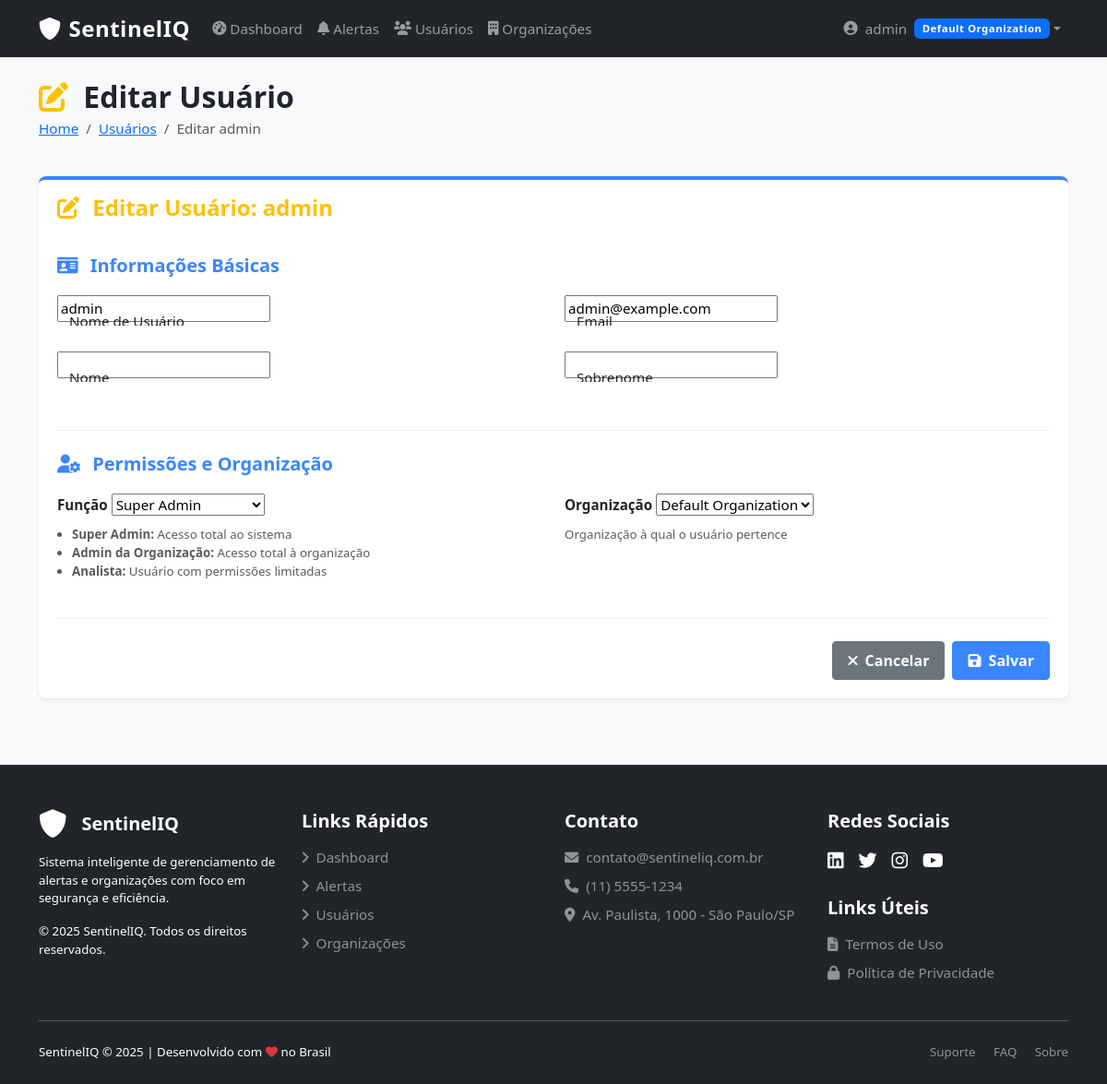
The page /users/1/update/ (signed in) on the database its author committed.
### accounts/models.py (models this page shows, shortened)
class User(AbstractUser):
    SUPERADMIN = 'superadmin'
    ORG_ADMIN = 'org_admin'
    ANALYST = 'analyst'
    ROLE_CHOICES = [
        (SUPERADMIN, 'Super Admin'),
        (ORG_ADMIN, 'Organization Admin'),
        (ANALYST, 'Analyst'),
    ]
    role = models.CharField(
        _('Role'),
        max_length=20,
        choices=ROLE_CHOICES,
        default=ANALYST,
    )
    organization = models.ForeignKey(
        'organizations.Organization',
        on_delete=models.CASCADE,
        related_name='users',
        null=True,
        blank=True,
    )
    groups = models.ManyToManyField(
        Group,
        verbose_name=_('groups'),
        blank=True,
        help_text=_(
            'The groups this user belongs to. A user will get all permissions '
            'granted to each of their groups.'
        ),
        related_name="custom_user_set",
        related_query_name="user",
    )
    user_permissions = models.ManyToManyField(
        Permission,
        verbose_name=_('user permissions'),
        blank=True,
        help_text=_('Specific permissions for this user.'),
        related_name="custom_user_set",
        related_query_name="user",
    )
    def is_superadmin(self):
        return self.role == self.SUPERADMIN
    def is_org_admin(self):
        return self.role == self.ORG_ADMIN
    class Meta:
        verbose_name = _('user')
        verbose_name_plural = _('users')

### organizations/models.py (models this page shows)
class Organization(models.Model):
    name = models.CharField(_('Name'), max_length=255)
    slug = models.SlugField(_('Slug'), unique=True)
    description = models.TextField(_('Description'), blank=True, null=True)
    is_active = models.BooleanField(_('Active'), default=True)
    created_at = models.DateTimeField(_('Created at'), auto_now_add=True)
    updated_at = models.DateTimeField(_('Updated at'), auto_now=True)
    def __str__(self):
        return self.name
    class Meta:
        verbose_name = _('Organization')
        verbose_name_plural = _('Organizations')
        ordering = ['name']

### accounts/views.py (the view, shortened to what this page needs)
# urls.py: path('users/<int:pk>/update/', UserUpdateView.as_view(), name='user_update'),
class UserUpdateView(LoginRequiredMixin, OrgAdminRequiredMixin, UpdateView):
    model = User
    form_class = CustomUserChangeForm
    template_name = 'accounts/user_form.html'
    success_url = reverse_lazy('user_list')
    def get_queryset(self):
        if self.request.user.is_superadmin():
            return User.objects.all()
        else:
            return User.objects.filter(organization=self.request.user.organization)
    def get_form(self, form_class=None):
        form = super().get_form(form_class)
        return form

### templates/accounts/user_form.html (shortened to what this page needs)
{% extends "base.html" %}
{% load static %}
{% block content %}
<div class="d-sm-flex align-items-center justify-content-between mb-4">
    <div>
        <h2 class="mb-1">
            <i class="fas fa-{% if form.instance.id %}edit text-warning{% else %}user-plus text-primary{% endif %} me-2"></i>
            {% if form.instance.id %}
                Editar Usuário
            {% else %}
                Novo Usuário
            {% endif %}
        </h2>
        <nav aria-label="breadcrumb">
            <ol class="breadcrumb">
                <li class="breadcrumb-item"><a href="{% url 'dashboard' %}">Home</a></li>
                <li class="breadcrumb-item"><a href="{% url 'user_list' %}">Usuários</a></li>
                <li class="breadcrumb-item active">
                    {% if form.instance.id %}
                        Editar {{ form.instance.username }}
                    {% else %}
                        Novo Usuário
                    {% endif %}
                </li>
            </ol>
        </nav>
    </div>
</div>
<div class="card shadow-sm form-card">
    <div class="card-header bg-white">
        <h4 class="mb-0">
            {% if form.instance.id %}
                <span class="text-warning">
                    <i class="fas fa-edit me-2"></i> Editar Usuário: {{ form.instance.username }}
                </span>
            {% else %}
                <span class="text-primary">
                    <i class="fas fa-user-plus me-2"></i> Novo Usuário
                </span>
            {% endif %}
        </h4>
    </div>
    <div class="card-body">
        <form method="post" class="needs-validation" novalidate>
            <div class="form-section">
                <h5 class="form-section-title"><i class="fas fa-id-card me-2"></i> Informações Básicas</h5>
                <div class="row mb-3">
                    <div class="col-md-6">
                        <div class="form-floating mb-3">
                            {{ form.username }}
                            <label for="{{ form.username.id_for_label }}">Nome de Usuário</label>
                        </div>
                    </div>
                    <div class="col-md-6">
                        <div class="form-floating mb-3">
                            {{ form.email }}
                            <label for="{{ form.email.id_for_label }}">Email</label>
                        </div>
                    </div>
                </div>
                <div class="row mb-3">
                    <div class="col-md-6">
                        <div class="form-floating mb-3">
                            {{ form.first_name }}
                            <label for="{{ form.first_name.id_for_label }}">Nome</label>
                        </div>
                    </div>
                    <div class="col-md-6">
                        <div class="form-floating mb-3">
                            {{ form.last_name }}
                            <label for="{{ form.last_name.id_for_label }}">Sobrenome</label>
                        </div>
                    </div>
                </div>
            </div>
            <div class="form-section">
                <h5 class="form-section-title"><i class="fas fa-user-cog me-2"></i> Permissões e Organização</h5>
                <div class="row mb-3">
                    <div class="col-md-6">
                        <label for="{{ form.role.id_for_label }}" class="form-label">Função</label>
                        {{ form.role }}
                        <div class="form-text small">
                            <ul class="mb-0 ps-3">
                                <li><strong>Super Admin:</strong> Acesso total ao sistema</li>
                                <li><strong>Admin da Organização:</strong> Acesso total à organização</li>
                                <li><strong>Analista:</strong> Usuário com permissões limitadas</li>
                            </ul>
                        </div>
                    </div>
                    <div class="col-md-6">
                        <label for="{{ form.organization.id_for_label }}" class="form-label">Organização</label>
                        {{ form.organization }}
                        <div class="form-text small">Organização à qual o usuário pertence</div>
                    </div>
                </div>
            </div>
            <div class="d-flex justify-content-end mt-4">
                <a href="{% url 'user_list' %}" class="btn btn-secondary me-2">
                    <i class="fas fa-times me-1"></i> Cancelar
                </a>
                <button type="submit" class="btn btn-primary">
                    <i class="fas fa-save me-1"></i> Salvar
                </button>
            </div>
        </form>
    </div>
</div>
{% endblock %}

### templates/base.html (shortened to what this page needs)
{% load static %}
<!DOCTYPE html>
<html lang="pt-br">
<head>
    <link href="https://cdn.jsdelivr.net/npm/bootstrap@5.3.0/dist/css/bootstrap.min.css" rel="stylesheet">
    <link rel="stylesheet" href="https://cdnjs.cloudflare.com/ajax/libs/font-awesome/6.0.0/css/all.min.css">
    <link rel="stylesheet" href="{% static 'css/style.css' %}">
</head>
<body class="d-flex flex-column min-vh-100 m-0 p-0">
    {% if user.is_authenticated %}
    <nav class="navbar navbar-expand-lg navbar-dark bg-dark sticky-top">
        <div class="container">
            <a class="navbar-brand d-flex align-items-center" href="{% url 'dashboard' %}">
                <i class="fas fa-shield-alt me-2"></i> SentinelIQ
            </a>
            <div class="collapse navbar-collapse" id="navbarNav">
                <ul class="navbar-nav me-auto">
                    <li class="nav-item">
                        <a class="nav-link d-flex align-items-center" href="{% url 'dashboard' %}">
                            <i class="fas fa-tachometer-alt me-1"></i> Dashboard
                        </a>
                    </li>
                    <li class="nav-item">
                        <a class="nav-link d-flex align-items-center" href="{% url 'alert_list' %}">
                            <i class="fas fa-bell me-1"></i> Alertas
                        </a>
                    </li>
                    {% if user.is_superadmin or user.is_org_admin %}
                    <li class="nav-item">
                        <a class="nav-link d-flex align-items-center" href="{% url 'user_list' %}">
                            <i class="fas fa-users me-1"></i> Usuários
                        </a>
                    </li>
                    {% endif %}
                    {% if user.is_superadmin %}
                    <li class="nav-item">
                        <a class="nav-link d-flex align-items-center" href="{% url 'organization_list' %}">
                            <i class="fas fa-building me-1"></i> Organizações
                        </a>
                    </li>
                    {% endif %}
                </ul>
                <ul class="navbar-nav">
                    <li class="nav-item dropdown">
                        <a class="nav-link dropdown-toggle d-flex align-items-center" href="#" id="userDropdown"
                           role="button" data-bs-toggle="dropdown" aria-expanded="false">
                            <i class="fas fa-user-circle me-2"></i>
                            <span>{{ user.username }}</span>
                            {% if user.organization %}
                            <span class="badge bg-primary ms-2">{{ user.organization.name }}</span>
                            {% endif %}
                        </a>
                    </li>
                </ul>
            </div>
        </div>
    </nav>
    {% endif %}
    <div class="container mt-4 flex-grow-1">
        <div class="fade-in">
            {% block content %}{% endblock %}
        </div>
    </div>
    <footer class="bg-dark text-white mt-5 pt-5 pb-4 m-0">
        <div class="container">
            <div class="row">
                <div class="col-lg-3 col-md-6 mb-4 mb-md-0">
                    <div class="d-flex align-items-center mb-3">
                        <i class="fas fa-shield-alt fa-2x me-3"></i>
                        <h5 class="mb-0">SentinelIQ</h5>
                    </div>
                    <p class="small mb-3">Sistema inteligente de gerenciamento de alertas e organizações com foco em segurança e eficiência.</p>
                    <p class="small">&copy; {% now "Y" %} SentinelIQ. Todos os direitos reservados.</p>
                </div>
                <div class="col-lg-3 col-md-6 mb-4 mb-md-0">
                    <h5 class="mb-3">Links Rápidos</h5>
                    <ul class="list-unstyled">
                        <li class="mb-2">
                            <a href="{% url 'dashboard' %}" class="text-decoration-none text-white-50">
                                <i class="fas fa-angle-right me-2"></i>Dashboard
                            </a>
                        </li>
                        <li class="mb-2">
                            <a href="{% url 'alert_list' %}" class="text-decoration-none text-white-50">
                                <i class="fas fa-angle-right me-2"></i>Alertas
                            </a>
                        </li>
                        <li class="mb-2">
                            <a href="{% url 'user_list' %}" class="text-decoration-none text-white-50">
                                <i class="fas fa-angle-right me-2"></i>Usuários
                            </a>
                        </li>
                        <li>
                            <a href="{% url 'organization_list' %}" class="text-decoration-none text-white-50">
                                <i class="fas fa-angle-right me-2"></i>Organizações
                            </a>
                        </li>
                    </ul>
                </div>
                <div class="col-lg-3 col-md-6 mb-4 mb-md-0">
                    <h5 class="mb-3">Contato</h5>
                    <ul class="list-unstyled">
                        <li class="mb-2">
                            <a href="mailto:contato@sentineliq.com.br" class="text-decoration-none text-white-50">
                                <i class="fas fa-envelope me-2"></i>contato@sentineliq.com.br
                            </a>
                        </li>
                        <li class="mb-2">
                            <span class="text-white-50">
                                <i class="fas fa-phone me-2"></i>(11) 5555-1234
                            </span>
                        </li>
                        <li>
                            <span class="text-white-50">
                                <i class="fas fa-map-marker-alt me-2"></i>Av. Paulista, 1000 - São Paulo/SP
                            </span>
                        </li>
                    </ul>
                </div>
                <div class="col-lg-3 col-md-6 mb-4 mb-md-0">
                    <h5 class="mb-3">Redes Sociais</h5>
                    <div class="d-flex mb-4">
                        <a href="#" class="text-white me-3 fs-5" title="LinkedIn">
                            <i class="fab fa-linkedin"></i>
                        </a>
                        <a href="#" class="text-white me-3 fs-5" title="Twitter">
                            <i class="fab fa-twitter"></i>
                        </a>
                        <a href="#" class="text-white me-3 fs-5" title="Instagram">
                            <i class="fab fa-instagram"></i>
                        </a>
                        <a href="#" class="text-white fs-5" title="YouTube">
                            <i class="fab fa-youtube"></i>
                        </a>
                    </div>
                    <h5 class="mb-3">Links Úteis</h5>
                    <ul class="list-unstyled">
                        <li class="mb-2">
                            <a href="#" class="text-decoration-none text-white-50">
                                <i class="fas fa-file-alt me-2"></i>Termos de Uso
                            </a>
                        </li>
                        <li>
                            <a href="#" class="text-decoration-none text-white-50">
                                <i class="fas fa-lock me-2"></i>Política de Privacidade
                            </a>
                        </li>
                    </ul>
                </div>
            </div>
            <hr class="my-4 bg-secondary">
            <div class="row align-items-center">
                <div class="col-md-6 small">
                    <span>SentinelIQ &copy; {% now "Y" %} | Desenvolvido com <i class="fas fa-heart text-danger"></i> no Brasil</span>
                </div>
                <div class="col-md-6 text-md-end small">
                    <a href="#" class="text-white-50 text-decoration-none me-3">Suporte</a>
                    <a href="#" class="text-white-50 text-decoration-none me-3">FAQ</a>
                    <a href="#" class="text-white-50 text-decoration-none">Sobre</a>
                </div>
            </div>
        </div>
    </footer>
</body>
</html>

### rows shown on the page
User: username "admin", organization.name "Default Organization", instance.username "admin", email "admin@example.com", role "Super Admin", organization "Default Organization"
